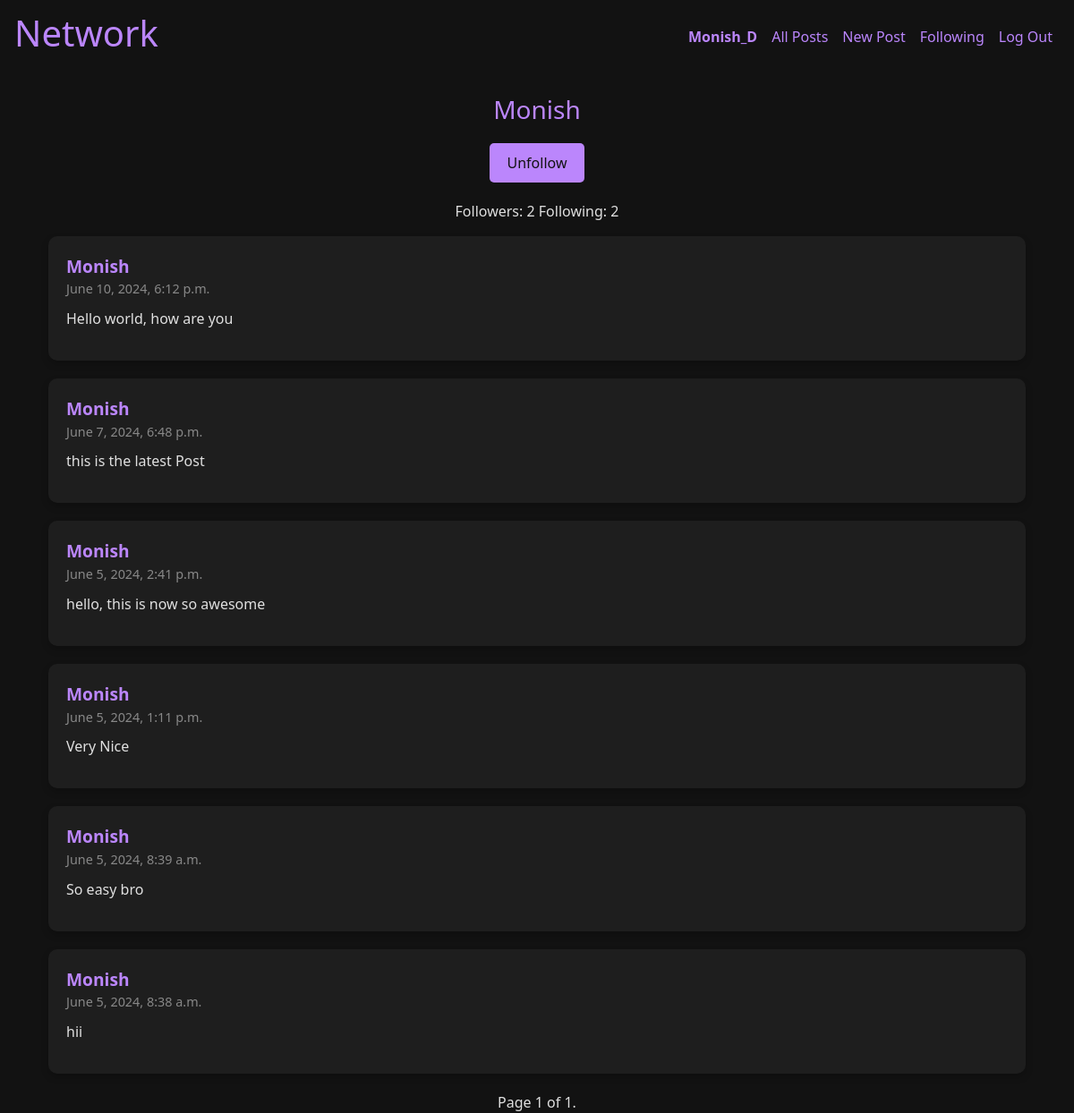
/profile/1 (signed in), run on the app's committed database.
### network/models.py (models this page shows, shortened)
class User(AbstractUser):
    pass

class Post(models.Model):
    username = models.ForeignKey(User, on_delete=models.CASCADE, related_name="author")
    content = models.TextField()
    timestamp = models.DateTimeField(auto_now_add=True)
    likes = models.ManyToManyField(User, related_name='liked_posts', through='Like')

### network/views.py (the view)
# urls.py: path("profile/<int:profile_id>", views.profile, name="profile"),
@login_required
def profile(request, profile_id):
    user = get_object_or_404(User, pk=profile_id)
    total_posts = Post.objects.filter(username=user).order_by('-timestamp')
    paginator = Paginator(total_posts, 10)
    page_number = request.GET.get('page')
    page_obj = paginator.get_page(page_number)
    posts = paginator.get_page(page_number)
    followers_count = Follow.objects.filter(user=user).count()
    following_count = Follow.objects.filter(follower=user).count()
    is_following = Follow.objects.filter(user=user, follower=request.user).exists()
    return render(request, "network/profile.html", {
        "posts": posts,
        "page_obj" : page_obj,
        "profile_user": user,
        "followers_count": followers_count,
        "following_count": following_count,
        "is_following": is_following
    })

### network/templates/network/profile.html (shortened to what this page needs)
{% extends "network/layout.html" %}
{% block body %}
<div class="container mt-4">
    <div class="profile-header">
        <h3>{{ profile_user.username }}</h3>
    </div>
    <div class="profile-info">
        {% if profile_user != request.user %}
            {% if is_following %}
                <button id="follow-button" data-id="{{ profile_user.id }}" data-following="true" class="follow-button">Unfollow</button>
            {% else %}
                <button id="follow-button" data-id="{{ profile_user.id }}" data-following="false" class="follow-button">Follow</button>
            {% endif %}
        {% endif %}
    </div>
    <div class="container">
        <p style="text-align:center;">
            <span id="followers_count" >Followers: {{ followers_count }}</span>
            <span>Following: {{ following_count }}</span>
            </p>
        <ul class="list-unstyled">
            {% for post in posts %}
            <li id="post-{{ post.id }}" class="post-card">
                <div class="post-header">
                    {{ post.username }}
                </div>
                <div class="post-timestamp">
                    {{ post.timestamp }}
                </div>
                <div class="post-content" id="post-content-{{ post.id }}">
                    {{ post.content }}
                </div>
            </li>
            {% endfor %}
        </ul>
    </div>
</div>
{% if page_obj %}
<div class="pagination" style="text-align:center; display:flex; justify-content:center;">
<span class="step-links">
    <span class="current">
        Page {{ page_obj.number }} of {{ page_obj.paginator.num_pages }}.
    </span>
</span>
</div>
{% endif %}
{% endblock %}

### network/templates/network/layout.html (shortened to what this page needs)
{% load static %}
<!DOCTYPE html>
<html lang="en">
    <head>
        <link href="https://stackpath.bootstrapcdn.com/bootstrap/4.5.2/css/bootstrap.min.css" rel="stylesheet">
        <link href="https://cdnjs.cloudflare.com/ajax/libs/font-awesome/5.15.4/css/all.min.css" rel="stylesheet">
        <link href="https://cdn.jsdelivr.net/npm/bootstrap@5.1.3/dist/css/bootstrap.min.css" rel="stylesheet">
    </head>
    <body>
        <nav class="navbar navbar-expand-lg navbar-light " style="color: #bb86fc">
            <a class="navbar-brand" href="#" style="color: #bb86fc;"><h1>Network</h1></a>
            <div class=" navbar-collapse" id="navbarNav">
              <ul class="navbar-nav ml-auto">
                {% if user.is_authenticated %}
                    <li class="nav-item" >
                        <a class="nav-link" href="{% url 'profile' user.id %}" style="color: #bb86fc;"><strong>{{ user.username }}</strong></a>
                    </li>
                {% endif %}
                <li class="nav-item">
                  <a class="nav-link" href="{% url 'index' %}" style="color: #bb86fc;">All Posts</a>
                </li>
                {% if user.is_authenticated %}
                    <li class="nav-item">
                        <a class="nav-link" href="{% url 'newpost' %}" style="color: #bb86fc;">New Post</a>
                    </li>
                    <li class="nav-item">
                        <a class="nav-link" href="{% url 'following' %}" style="color: #bb86fc;">Following</a>
                    </li>
                    <li class="nav-item">
                        <a class="nav-link" href="{% url 'logout' %}" style="color: #bb86fc;">Log Out</a>
                    </li>
                {% endif %}
              </ul>
            </div>
          </nav>
        <div class="body">
            {% block body %}
            {% endblock %}
        </div>
    </body>
</html>

### network/templates/network/layout.html (style rules this page uses)
body { background-color: #121212; color: #e0e0e0; }
.nav-item { color: white; }
.profile-header { text-align: center; margin-bottom: 20px; color: #bb86fc; }
.profile-info { display: flex; justify-content: center; gap: 15px; margin-bottom: 20px; }
.follow-button { background-color: #bb86fc; color: #121212; border: none; padding: 10px 20px; border-radius: 5px; cursor: pointer; }
.post-card { margin-bottom: 20px; padding: 20px; border-radius: 10px; background-color: #1e1e1e; box-shadow: 0 4px 8px rgba(0, 0, 0, 0.2); transition: all 0.3s ease; }
.post-header { font-size: 1.2em; font-weight: bold; color: #bb86fc; }
.post-timestamp { color: #888; font-size: 0.9em; }
.post-content { margin-top: 10px; font-size: 1em; }
.nav-item a { color: #bb86fc; }

### data on the page
User: username "Monish_D"
User: username "Monish"
Post: username "Monish", timestamp "June 10, 2024, 6:12 p.m.", content "Hello world, how are you"
Post: username "Monish", timestamp "June 7, 2024, 6:48 p.m.", content "this is the latest Post"
Post: username "Monish", timestamp "June 5, 2024, 2:41 p.m.", content "hello, this is now so awesome"
Post: username "Monish", timestamp "June 5, 2024, 1:11 p.m.", content "Very Nice"
Post: username "Monish", timestamp "June 5, 2024, 8:39 a.m.", content "So easy bro"
Post: username "Monish", timestamp "June 5, 2024, 8:38 a.m.", content "hii"

### other printed values
{{ followers_count }} "2"
{{ following_count }} "2"
{{ page_obj.number }} "1"
{{ page_obj.paginator.num_pages }} "1"
